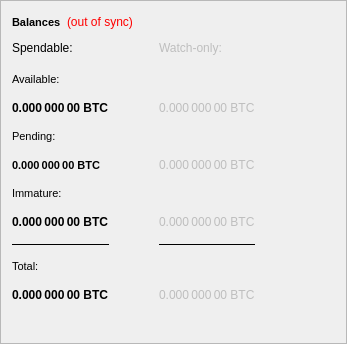
        <widget class="QFrame" name="frame_Balances">
         <property name="frameShape">
          <enum>QFrame::StyledPanel</enum>
         </property>
         <property name="frameShadow">
          <enum>QFrame::Raised</enum>
         </property>
         <layout class="QVBoxLayout" name="verticalLayout_4">
          <item>
           <layout class="QHBoxLayout" name="horizontalLayout_4">
            <item>
             <widget class="QLabel" name="BalanceTitle">
              <property name="font">
               <font>
                <pointsize>8</pointsize>
                <weight>75</weight>
                <italic>false</italic>
                <bold>true</bold>
                <underline>false</underline>
                <stylestrategy>PreferDefault</stylestrategy>
               </font>
              </property>
              <property name="text">
               <string>Balances</string>
              </property>
             </widget>
            </item>
            <item>
             <widget class="QLabel" name="labelWalletStatus">
              <property name="cursor">
               <cursorShape>WhatsThisCursor</cursorShape>
              </property>
              <property name="toolTip">
               <string>The displayed information may be out of date. Your wallet automatically synchronizes with the TUSC network after a connection is established, but this process has not completed yet.</string>
              </property>
              <property name="styleSheet">
               <string notr="true">QLabel { color: red; }</string>
              </property>
              <property name="text">
               <string notr="true">(out of sync)</string>
              </property>
             </widget>
            </item>
            <item>
             <spacer name="horizontalSpacer_3">
              <property name="orientation">
               <enum>Qt::Horizontal</enum>
              </property>
              <property name="sizeHint" stdset="0">
               <size>
                <width>30</width>
                <height>20</height>
               </size>
              </property>
             </spacer>
            </item>
           </layout>
          </item>
          <item>
           <layout class="QGridLayout" name="gridLayout">
            <property name="horizontalSpacing">
             <number>50</number>
            </property>
            <property name="verticalSpacing">
             <number>15</number>
            </property>
            <item row="0" column="0">
             <widget class="QLabel" name="labelSpendable">
              <property name="text">
               <string>Spendable:</string>
              </property>
             </widget>
            </item>
            <item row="10" column="0">
             <widget class="QLabel" name="labelTotal">
              <property name="font">
               <font>
                <weight>75</weight>
                <bold>true</bold>
               </font>
              </property>
              <property name="toolTip">
               <string>Your current total balance</string>
              </property>
              <property name="text">
               <string notr="true">0.000 000 00 BTC</string>
              </property>
              <property name="textInteractionFlags">
               <set>Qt::NoTextInteraction</set>
              </property>
             </widget>
            </item>
            <item row="2" column="0">
             <widget class="QLabel" name="labelBalance">
              <property name="font">
               <font>
                <weight>75</weight>
                <bold>true</bold>
               </font>
              </property>
              <property name="toolTip">
               <string>Your current spendable balance</string>
              </property>
              <property name="text">
               <string notr="true">0.000 000 00 BTC</string>
              </property>
              <property name="textInteractionFlags">
               <set>Qt::NoTextInteraction</set>
              </property>
             </widget>
            </item>
            <item row="4" column="1">
             <widget class="QLabel" name="labelWatchPending">
              <property name="enabled">
               <bool>false</bool>
              </property>
              <property name="font">
               <font>
                <weight>50</weight>
                <bold>false</bold>
               </font>
              </property>
              <property name="toolTip">
               <string>Unconfirmed transactions to watch-only addresses</string>
              </property>
              <property name="text">
               <string notr="true">0.000 000 00 BTC</string>
              </property>
              <property name="textInteractionFlags">
               <set>Qt::NoTextInteraction</set>
              </property>
             </widget>
            </item>
            <item row="4" column="0">
             <widget class="QLabel" name="labelUnconfirmed">
              <property name="font">
               <font>
                <pointsize>8</pointsize>
                <weight>75</weight>
                <bold>true</bold>
               </font>
              </property>
              <property name="toolTip">
               <string>Total of transactions that have yet to be confirmed, and do not yet count toward the spendable balance</string>
              </property>
              <property name="text">
               <string notr="true">0.000 000 00 BTC</string>
              </property>
              <property name="textInteractionFlags">
               <set>Qt::NoTextInteraction</set>
              </property>
             </widget>
            </item>
            <item row="0" column="1">
             <widget class="QLabel" name="labelWatchonly">
              <property name="enabled">
               <bool>false</bool>
              </property>
              <property name="text">
               <string>Watch-only:</string>
              </property>
             </widget>
            </item>
            <item row="6" column="1">
             <widget class="QLabel" name="labelWatchImmature">
              <property name="enabled">
               <bool>false</bool>
              </property>
              <property name="font">
               <font>
                <weight>50</weight>
                <bold>false</bold>
               </font>
              </property>
              <property name="toolTip">
               <string>Staked or masternode rewards in watch-only addresses that has not yet matured</string>
              </property>
              <property name="text">
               <string notr="true">0.000 000 00 BTC</string>
              </property>
              <property name="textInteractionFlags">
               <set>Qt::NoTextInteraction</set>
              </property>
             </widget>
            </item>
            <item row="8" column="0">
             <widget class="Line" name="lineSpendableBalance">
              <property name="enabled">
               <bool>true</bool>
              </property>
              <property name="sizePolicy">
               <sizepolicy hsizetype="Preferred" vsizetype="Fixed">
                <horstretch>0</horstretch>
                <verstretch>0</verstretch>
               </sizepolicy>
              </property>
              <property name="maximumSize">
               <size>
                <width>16777215</width>
                <height>1</height>
               </size>
              </property>
              <property name="frameShadow">
               <enum>QFrame::Plain</enum>
              </property>
              <property name="orientation">
               <enum>Qt::Horizontal</enum>
              </property>
             </widget>
            </item>
            <item row="10" column="1">
             <widget class="QLabel" name="labelWatchTotal">
              <property name="enabled">
               <bool>false</bool>
              </property>
              <property name="font">
               <font>
                <weight>50</weight>
                <bold>false</bold>
               </font>
              </property>
              <property name="toolTip">
               <string>Current total balance in watch-only addresses</string>
              </property>
              <property name="text">
               <string notr="true">0.000 000 00 BTC</string>
              </property>
              <property name="textInteractionFlags">
               <set>Qt::NoTextInteraction</set>
              </property>
             </widget>
            </item>
            <item row="8" column="1">
             <widget class="Line" name="lineWatchOnlyBalance">
              <property name="enabled">
               <bool>true</bool>
              </property>
              <property name="sizePolicy">
               <sizepolicy hsizetype="Preferred" vsizetype="Fixed">
                <horstretch>0</horstretch>
                <verstretch>0</verstretch>
               </sizepolicy>
              </property>
              <property name="maximumSize">
               <size>
                <width>16777215</width>
                <height>1</height>
               </size>
              </property>
              <property name="frameShadow">
               <enum>QFrame::Plain</enum>
              </property>
              <property name="orientation">
               <enum>Qt::Horizontal</enum>
              </property>
             </widget>
            </item>
            <item row="0" column="2">
             <spacer name="horizontalSpacer_2">
              <property name="orientation">
               <enum>Qt::Horizontal</enum>
              </property>
              <property name="sizeType">
               <enum>QSizePolicy::Expanding</enum>
              </property>
              <property name="sizeHint" stdset="0">
               <size>
                <width>30</width>
                <height>20</height>
               </size>
              </property>
             </spacer>
            </item>
            <item row="6" column="0">
             <widget class="QLabel" name="labelImmature">
              <property name="font">
               <font>
                <weight>75</weight>
                <bold>true</bold>
               </font>
              </property>
              <property name="toolTip">
               <string>Staked or masternode rewards that has not yet matured</string>
              </property>
              <property name="layoutDirection">
               <enum>Qt::LeftToRight</enum>
              </property>
              <property name="text">
               <string notr="true">0.000 000 00 BTC</string>
              </property>
              <property name="textInteractionFlags">
               <set>Qt::NoTextInteraction</set>
              </property>
             </widget>
            </item>
            <item row="2" column="1">
             <widget class="QLabel" name="labelWatchAvailable">
              <property name="enabled">
               <bool>false</bool>
              </property>
              <property name="font">
               <font>
                <weight>50</weight>
                <bold>false</bold>
               </font>
              </property>
              <property name="toolTip">
               <string>Your current balance in watch-only addresses</string>
              </property>
              <property name="text">
               <string notr="true">0.000 000 00 BTC</string>
              </property>
              <property name="textInteractionFlags">
               <set>Qt::NoTextInteraction</set>
              </property>
             </widget>
            </item>
            <item row="9" column="0" colspan="3">
             <widget class="QLabel" name="labelTotalText">
              <property name="font">
               <font>
                <pointsize>8</pointsize>
               </font>
              </property>
              <property name="text">
               <string>Total:</string>
              </property>
             </widget>
            </item>
            <item row="3" column="0" colspan="3">
             <widget class="QLabel" name="labelPendingText">
              <property name="font">
               <font>
                <pointsize>8</pointsize>
                <kerning>true</kerning>
               </font>
              </property>
              <property name="text">
               <string>Pending:</string>
              </property>
             </widget>
            </item>
            <item row="1" column="0" colspan="3">
             <widget class="QLabel" name="labelBalanceText">
              <property name="font">
               <font>
                <pointsize>8</pointsize>
                <weight>50</weight>
                <bold>false</bold>
               </font>
              </property>
              <property name="text">
               <string>Available:</string>
              </property>
             </widget>
            </item>
            <item row="5" column="0" colspan="3">
             <widget class="QLabel" name="labelImmatureText">
              <property name="font">
               <font>
                <pointsize>8</pointsize>
               </font>
              </property>
              <property name="text">
               <string>Immature:</string>
              </property>
             </widget>
            </item>
           </layout>
          </item>
          <item>
           <spacer name="verticalSpacer_2">
            <property name="orientation">
             <enum>Qt::Vertical</enum>
            </property>
            <property name="sizeType">
             <enum>QSizePolicy::Expanding</enum>
            </property>
            <property name="sizeHint" stdset="0">
             <size>
              <width>20</width>
              <height>30</height>
             </size>
            </property>
           </spacer>
          </item>
         </layout>
        </widget>
